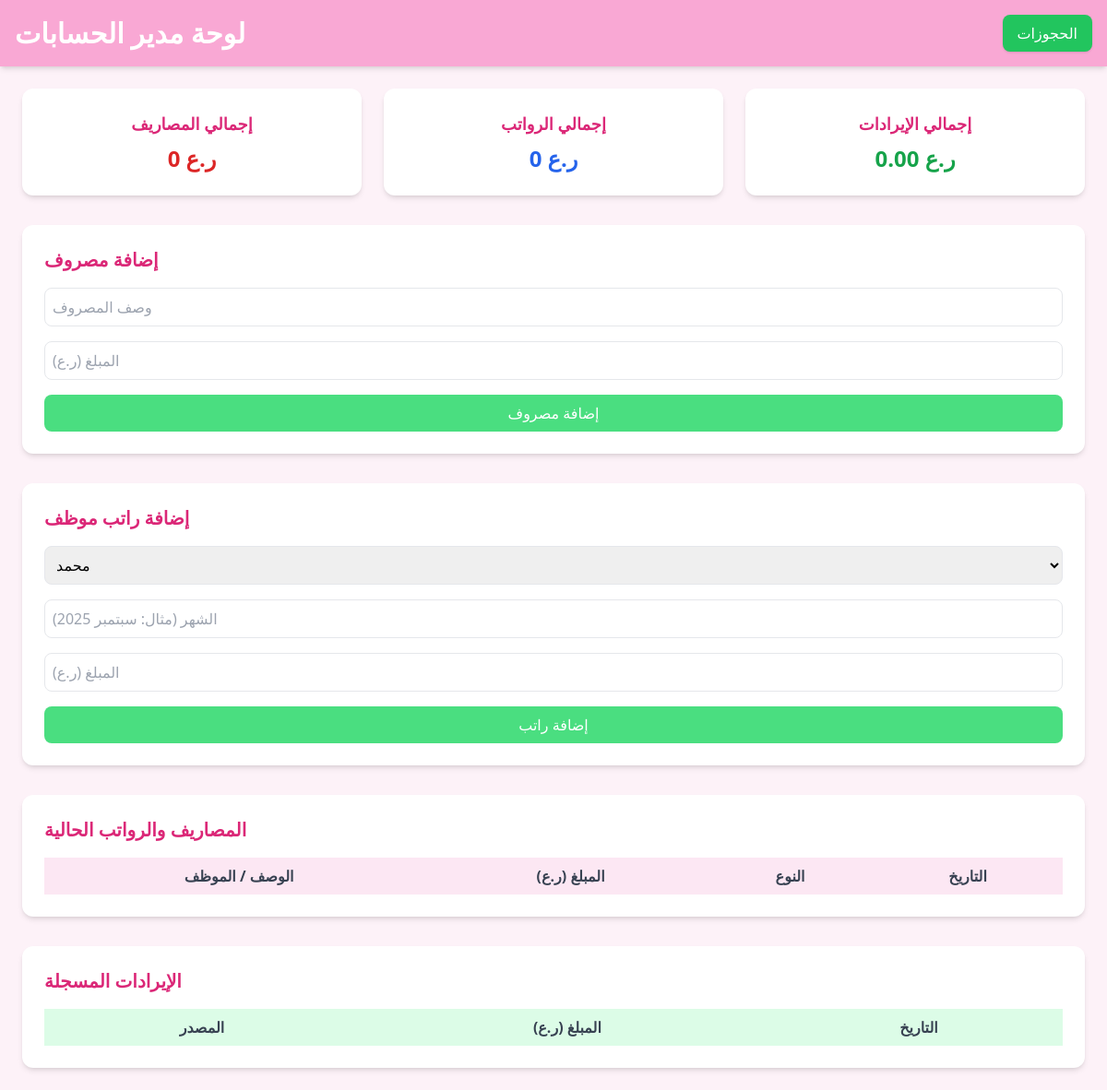
Before: /accounting_dashboard (signed in) with the older database file.
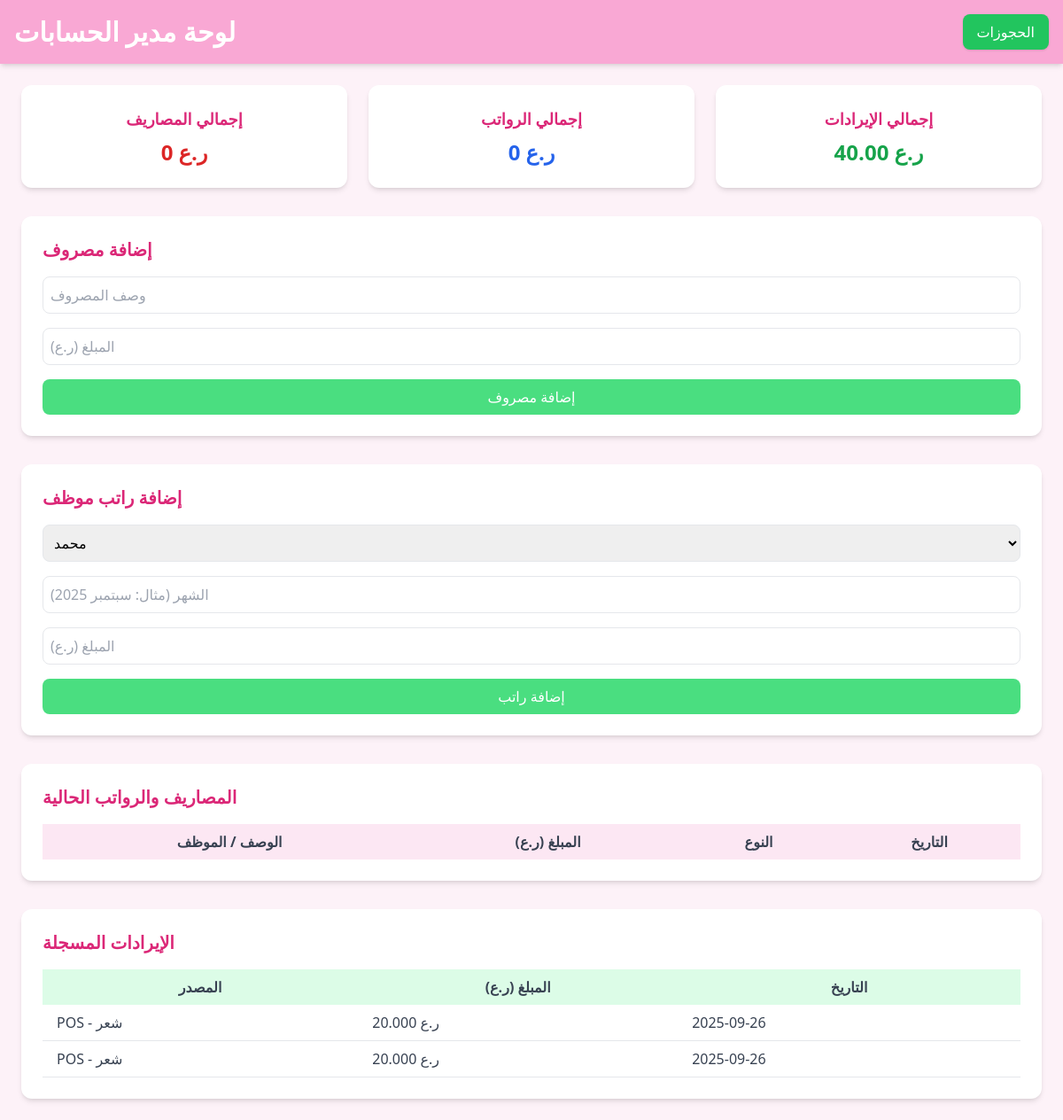
After: the same page with the newer database file.
### models.py (models this page shows)
class Revenue(db.Model):
    id = db.Column(db.Integer, primary_key=True)
    source = db.Column(db.String(100))
    amount = db.Column(db.Numeric(10,2))
    date = db.Column(db.Date)

### routes/main.py (the view)
@main_bp.route('/accounting_dashboard')
def accounting_dashboard():
    if session.get('role') not in ['admin', 'accountant']:
        return "Access Denied", 403
    total_expenses = db.session.query(func.coalesce(func.sum(Expense.amount), 0)).scalar()
    total_salaries = db.session.query(func.coalesce(func.sum(Salary.amount), 0)).scalar()
    total_revenue = db.session.query(func.coalesce(func.sum(Revenue.amount), 0)).scalar()
    employees = Employee.query.all()
    expense_records = Expense.query.order_by(Expense.date.desc()).all()
    salary_records = Salary.query.order_by(Salary.date.desc()).all()
    records = []
    for e in expense_records:
        e.type = 'expense'
        records.append(e)
    for s in salary_records:
        s.type = 'salary'
        records.append(s)
    records.sort(key=lambda x: x.date, reverse=True)
    revenues = Revenue.query.order_by(Revenue.date.desc()).all()
    return render_template(
        'accounting_dashboard.html',
        total_expenses=total_expenses,
        total_salaries=total_salaries,
        total_revenue=total_revenue,
        employees=employees,
        records=records,
        revenues=revenues
    )

### templates/accounting_dashboard.html (shortened to what the changed rows need)
<!DOCTYPE html>
<html lang="en">
<head>
<script src="https://cdn.tailwindcss.com"></script>
</head>
<body class="bg-pink-50 font-sans">
<header class="bg-pink-300 p-4 shadow-md">
    <div class="flex items-center justify-between">
        <h1 class="text-3xl font-bold text-white">لوحة مدير الحسابات</h1>
    </div>
</header>
<main class="p-6 space-y-8">
  <div class="grid md:grid-cols-3 gap-6">
    <div class="bg-white p-6 rounded-xl shadow-md text-center">
        <h2 class="text-lg font-semibold text-pink-600 mb-2">إجمالي المصاريف</h2>
    </div>
    <div class="bg-white p-6 rounded-xl shadow-md text-center">
        <h2 class="text-lg font-semibold text-pink-600 mb-2">إجمالي الرواتب</h2>
    </div>
    <div class="bg-white p-6 rounded-xl shadow-md text-center">
        <h2 class="text-lg font-semibold text-pink-600 mb-2">إجمالي الإيرادات</h2>
        <p class="text-2xl font-bold text-green-600">{{ total_revenue }} ر.ع</p>
    </div>
  </div>
  <div class="bg-white p-6 rounded-xl shadow-md">
      <h2 class="text-xl font-semibold text-pink-600 mb-4">إضافة مصروف</h2>
  </div>
  <div class="bg-white p-6 rounded-xl shadow-md">
      <h2 class="text-xl font-semibold text-pink-600 mb-4">إضافة راتب موظف</h2>
  </div>
  <div class="bg-white p-6 rounded-xl shadow-md">
      <h2 class="text-xl font-semibold text-pink-600 mb-4">المصاريف والرواتب الحالية</h2>
      <table class="w-full table-auto text-gray-700">
          <thead>
              <tr class="bg-pink-100">
                  <th class="px-4 py-2">الوصف / الموظف</th>
                  <th class="px-4 py-2">المبلغ (ر.ع)</th>
                  <th class="px-4 py-2">النوع</th>
                  <th class="px-4 py-2">التاريخ</th>
              </tr>
          </thead>
      </table>
  </div>
  <div class="bg-white p-6 rounded-xl shadow-md">
      <h2 class="text-xl font-semibold text-pink-600 mb-4">الإيرادات المسجلة</h2>
      <table class="w-full table-auto text-gray-700">
          <thead>
              <tr class="bg-green-100">
                  <th class="px-4 py-2">المصدر</th>
                  <th class="px-4 py-2">المبلغ (ر.ع)</th>
                  <th class="px-4 py-2">التاريخ</th>
              </tr>
          </thead>
          <tbody>
              {% for r in revenues %}
              <tr class="border-b">
                  <td class="px-4 py-2">{{ r.source }}</td>
                  <td class="px-4 py-2">{{ '%.3f'|format(r.amount) }} ر.ع</td>
                  <td class="px-4 py-2">{{ r.date.strftime('%Y-%m-%d') }}</td>
              </tr>
              {% endfor %}
          </tbody>
      </table>
  </div>
</main>
</body>
</html>

Changed rows visible on the page:
added Revenue: source "POS - شعر", amount "20.000", date "2025-09-26"
added Revenue: source "POS - شعر", amount "20.000", date "2025-09-26"
Other visible differences:
{{ total_revenue }}: "0.00" → "40.00"
